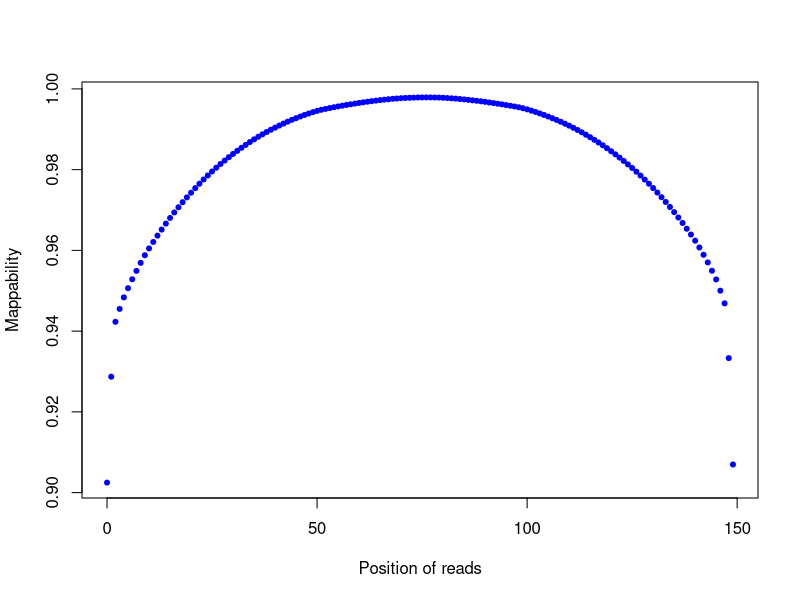

Write R code to recreate this figure.
png("/rds/user/is460/hpc-work/muscle-rnaseq/ezbamqc/output/figs/srpk3_wt_ttnb_het_9.clipping_profile.png",width=500,height=500,units="px")
read_pos=c(0,1,2,3,4,5,6,7,8,9,10,11,12,13,14,15,16,17,18,19,20,21,22,23,24,25,26,27,28,29,30,31,32,33,34,35,36,37,38,39,40,41,42,43,44,45,46,47,48,49,50,51,52,53,54,55,56,57,58,59,60,61,62,63,64,65,66,67,68,69,70,71,72,73,74,75,76,77,78,79,80,81,82,83,84,85,86,87,88,89,90,91,92,93,94,95,96,97,98,99,100,101,102,103,104,105,106,107,108,109,110,111,112,113,114,115,116,117,118,119,120,121,122,123,124,125,126,127,128,129,130,131,132,133,134,135,136,137,138,139,140,141,142,143,144,145,146,147,148,149)
count=c(4725962,3454579,2796040,2640939,2502891,2392421,2285518,2184947,2088136,1996986,1915000,1837362,1761458,1688724,1617134,1549293,1483298,1420941,1360299,1302521,1246601,1191359,1138181,1087334,1038477,991471,945887,902115,860535,819774,780837,743852,707407,672428,638318,605902,574933,545338,517556,490607,464997,440110,416328,393741,371972,351491,331582,313130,295596,279368,264047,251165,240489,230183,220280,210726,201572,192995,184763,176500,168815,161091,153896,147224,141140,135068,129401,124189,119408,115437,111951,108979,106880,104822,103443,102469,102302,102397,103204,104540,106503,109780,113153,116940,121435,126329,131707,137284,143051,149211,155730,162914,170444,178149,185855,193927,202413,211256,220502,232198,245872,260772,276893,294091,312716,331602,352002,372468,394549,417806,441919,467344,493570,521138,550103,580312,611444,643500,677057,711829,748338,785624,824914,864900,906398,949347,994119,1040845,1089116,1138944,1190705,1244378,1300399,1357642,1417469,1479502,1543838,1609301,1678471,1748675,1822023,1903624,1991540,2083103,2183109,2287242,2422238,2574466,3231720,4508541)
plot(read_pos,1-(count/48462306),pch=20,xlab="Position of reads",ylab="Mappability",col="blue")
dev.state=dev.off()
